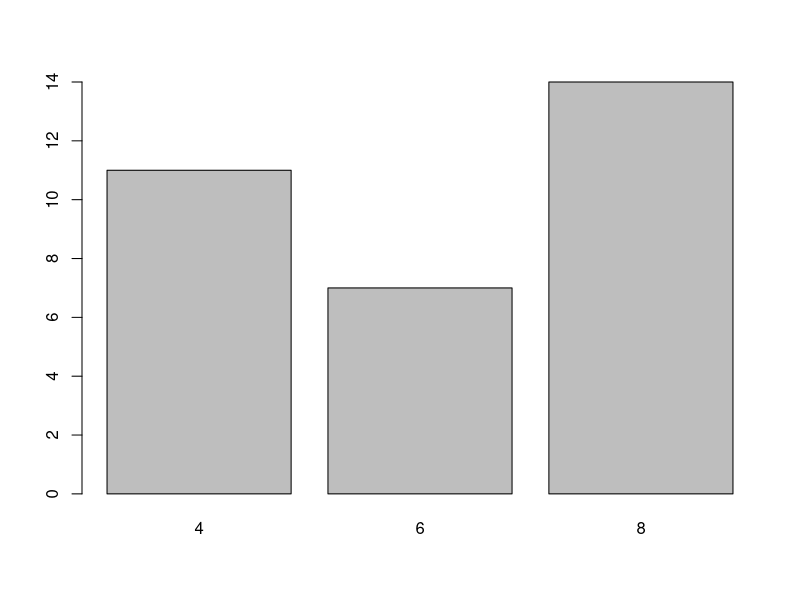
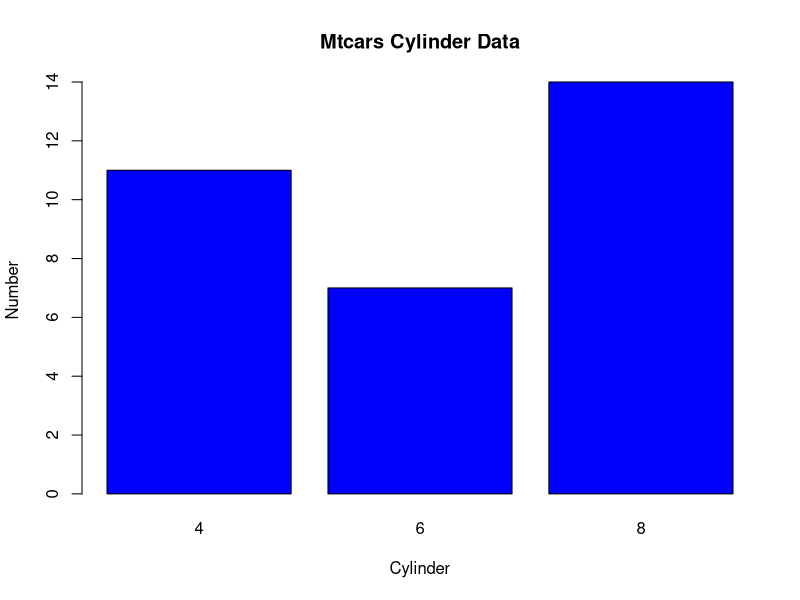

The R script that drew these images, in order:
# get documentation on mtcars data frame
?mtcars

# show first 6 rows of data in mtcars
head(mtcars)

# get documentation on barplot function
# the barplot function may be used to produce 
# barcharts
?barplot

# reformet the cylinder data in mtcars so that
# instead of it being in the data frame, it will
# be in a table
# 1. barplot works better with tables than it
# does data frames
# 2. the created table will be stored in an object

# get R documentation on table function
?table

#create table and store it in an object
cylinders <- table(mtcars$cyl)

# give bar plot function cylinders object
# x-axis is telling us the different types of cylinders
# y-axis is telling us the number of data points in
# each type of cylinder
barplot(cylinders)

# give bar plot function the cylinders object
# and options
barplot(cylinders,
    col = "blue", #blue bar color
    main = "Mtcars Cylinder Data", # main title
    xlab = "Cylinder", # x-axis label
    ylab = "Number" # y-axis label
) 

# clear the cylinders object from the global enviroment
rm(list = ls())
